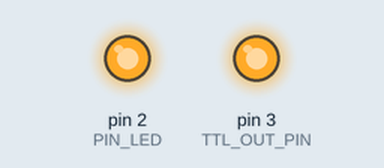
The sketch below on a simulated Arduino Uno, built with avr-gcc and run on an emulated ATmega328P. On the bench: output pins drawn as LEDs (lit = HIGH). Random numbers use the default seed unless the sketch sets one; what the sketch prints to the serial monitor is not drawn.

Above: at 0.5 s.
At 45.3 s:
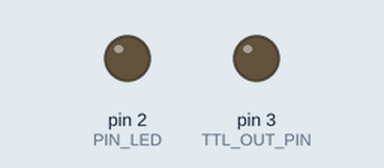
Timing chart, 0 to 116.7 s (numbered marks = the images above):
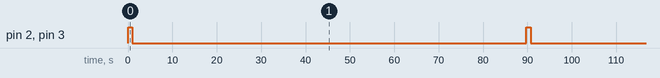

Measured:
- by itself, pin 2 (PIN_LED), pin 3 (TTL_OUT_PIN): alternates HIGH for 1.0 s and LOW for 88.8 s

The sketch:

sync_cam_with_led_to_intan_ephys.ino
```cpp
// code to manually sync camera with led blinks to intan ephys
// @Praveen Paudel, 2023

#define PIN_LED 2
#define TTL_OUT_PIN 3
#define PULSE_DURATION 1000 // 1 second
#define MIN_DELAY 50 // 50 milliseconds
#define MAX_DELAY 120000 // 2 minutes

void setup() {
    pinMode(PIN_LED, OUTPUT);
    pinMode(TTL_OUT_PIN, OUTPUT);
    randomSeed(analogRead(0));
    Serial.begin(9600);
}

void loop() {
    unsigned long delayDuration = random(MIN_DELAY, MAX_DELAY);
    Serial.print("Pulse duration in seconds: ");
    Serial.println((float)PULSE_DURATION/1000); // Printing pulse duration
    Serial.print("Delay duration in seconds: ");
    Serial.println((float)delayDuration/1000);

    digitalWrite(PIN_LED, HIGH);
    digitalWrite(TTL_OUT_PIN, HIGH);
    delay(PULSE_DURATION);

    digitalWrite(PIN_LED, LOW);
    digitalWrite(TTL_OUT_PIN, LOW);
    delay(delayDuration);
}
```
